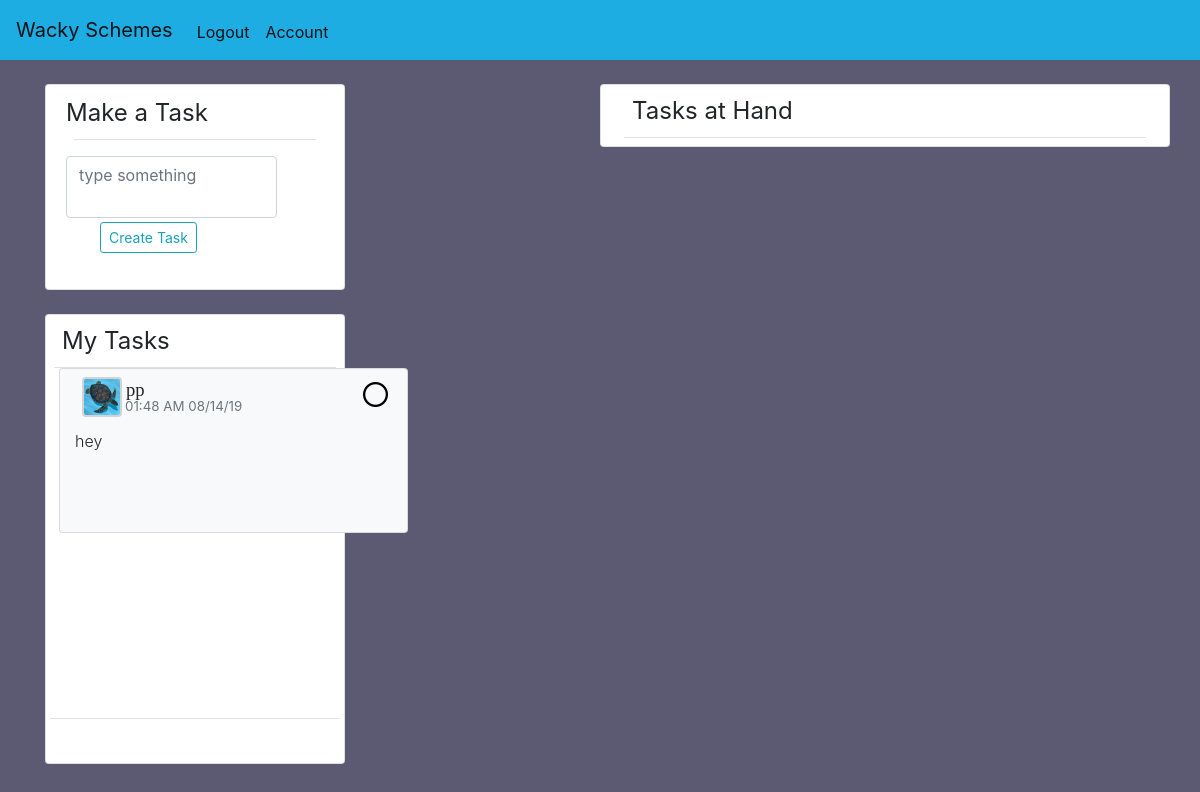
/ (signed in), run on an earlier commit of the app's database.
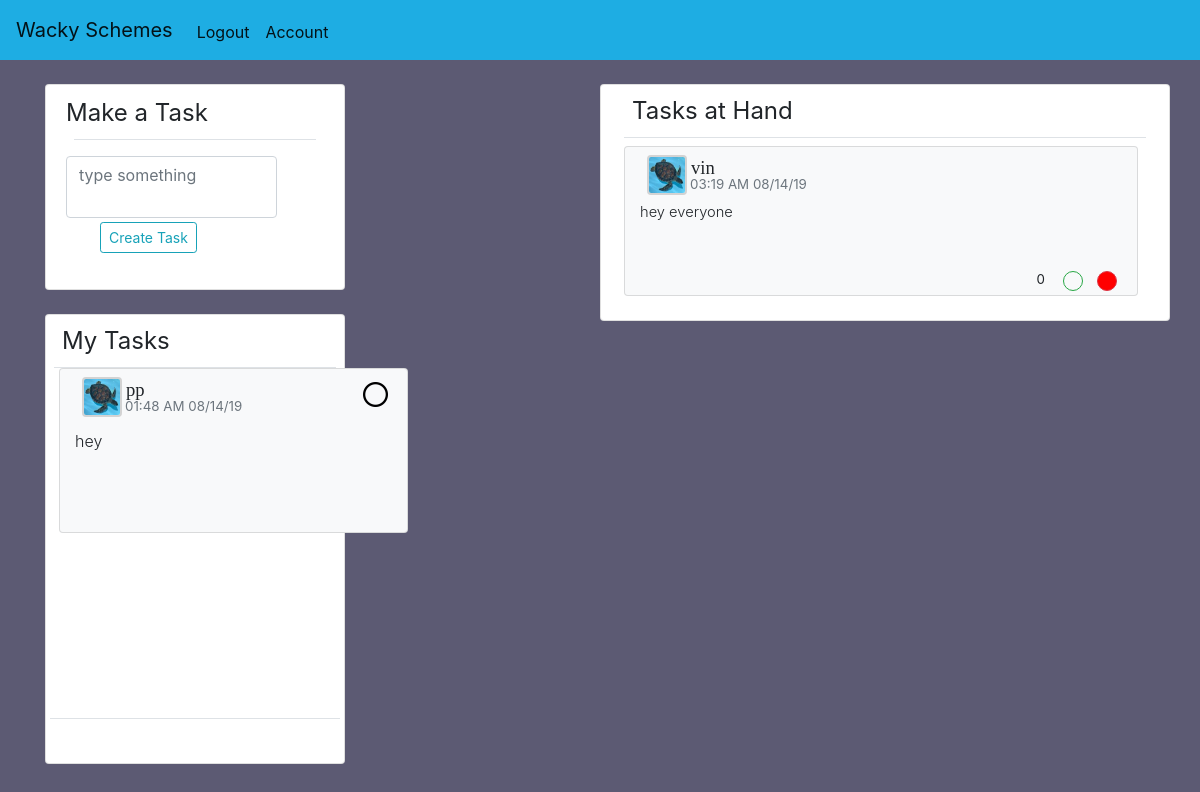
And on a later commit of the database.
### mainapp/models.py (models this page shows, shortened)
class Post(db.Model):
    id = db.Column(db.Integer, primary_key=True)
    title = db.Column(db.String(100), nullable=False)
    content = db.Column(db.String(500), nullable=False)
    user_id = db.Column(db.Integer, db.ForeignKey('user.id'), nullable=False)
    date_posted = db.Column(db.DateTime, nullable=False, default=datetime.utcnow)
    comments = db.relationship('Comment', backref='comments', lazy=True)
    likes = db.Column(db.Integer, nullable=False, default=0)

class User(db.Model, UserMixin):
    id = db.Column(db.Integer, primary_key=True)
    username = db.Column(db.String(20), unique=True, nullable=False )
    email = db.Column(db.String(120), unique=True, nullable=False)
    password = db.Column(db.String(60), nullable=False)
    image_file = db.Column(db.String(20), nullable=False, default='dflt.jpg')
    posts = db.relationship('Post', backref='author', lazy=True)
    likes = db.relationship('Likes', backref='liker', lazy=True)
    comments = db.relationship('Comment', backref='commentor', lazy=True)

### mainapp/routes.py (the view, shortened to what this page needs)
@app.route('/', methods=['GET', 'POST'])
@login_required
def home():
    title = 'Hello'
    localtimes = []
    mytasklocaltimes = []
    if current_user.is_authenticated:
        title = 'Wacky Schemes'
        tasks=Post.query.filter(Post.user_id != current_user.id).all()
        mytasks = Post.query.filter_by(user_id=current_user.id).all()
    else:
        tasks = []
        mytasks=[]
    if tasks:
        for task in tasks:
            localtimes.append(datetime_from_utc_to_local(task.date_posted))
    if mytasks:
        for task in mytasks:
            mytasklocaltimes.append(datetime_from_utc_to_local(task.date_posted))
    comment = CommentForm()
    form = CreateTask()
    likes = {}
    if tasks:
        for task in tasks:
            print(current_user.id)
            likes.update({task.id : Likes.query.filter(Likes.user_id==current_user.id).filter(Likes.post_id==task.id).first()})
    return render_template('home.html', title=title, likes=likes, account=current_user, tasks=tasks, mytasklocaltimes=mytasklocaltimes, mytasks=mytasks, form=form,comment=comment, localtimes=localtimes)

### mainapp/forms.py
class CommentForm(FlaskForm):
    content = StringField('Content', validators=[])
    submit = SubmitField('Post Comment')

class CreateTask(FlaskForm):
    title = TextAreaField('Title', validators=[DataRequired(), Length(max=100)])
    content = StringField('Content', validators=[])
    submit = SubmitField('Create Task')

### mainapp/models.py (called while the page is built)
@login_manager.user_loader
def load_user(user_id):
    return User.query.get(int(user_id))

### mainapp/routes.py (called while the page is built)
def datetime_from_utc_to_local(utc_datetime):
    now_timestamp = time.time()
    offset = datetime.fromtimestamp(now_timestamp) - datetime.utcfromtimestamp(now_timestamp)
    return utc_datetime + offset

### mainapp/templates/home.html (shortened to what this page needs)
{%extends 'layout.html'%}
{%block content%}
<div class="row">
    <div class="col-sm-1"></div>
  <div class="col-6 col-sm-3 position-fixed" style="z-index:99;">
    <div class="card card-body " style="margin-right:-30px;">
      <legend style="margin-top:-10px;">Make a Task</legend>
      <span class="border-bottom ml-2 mr-2 mb-3"></span>
    <div class="row">
    <ul style="list-style-type:none; display:flex; flex-direction: row;">
    <form class="" action="" method="post">
      <div class="row">
      <li class="font-weight-normal">
            {%if form.title.errors%}
            {{form.title(maxlength="100", id="titlearea",class="form-control form-control is-invalid", placeholder="type something")}}
            <div class="invalid-feedback">
              {%for error in form.title.errors%}
                <span>{{error}}</span>
              {%endfor%}
            {%else%}
          {{form.title(maxlength="100", id="titlearea", class="form-control", placeholder="type something", style="resize:none; margin-left:-20px;background: inherit;")}}
          {%endif%}
        </li>
      <li class="ml-4 mt-1">
        {{form.submit(class="btn btn-sm btn-outline-info")}}
      </li>
    </div>
    </form>
    </ul>
    </div>
  </div>
  <div class="card mt-4" style="height:450px; margin-right:-30px;">
    <legend class="ml-3 mt-2">
      <a style="text-decoration:none; color:inherit" href="{{url_for('account', account_id=current_user.id)}}">
       My Tasks
     </a>
     </legend>
    <div class="mr-4" style="margin-left:-75px; margin-right:20px;">
      <ul id="accountposts"  style="list-style-type:none; width:450px;height:350px;overflow-x:hidden;">
    {% if current_user.is_authenticated %}
    {%for task in mytasks | reverse %}
    {% if task.content != 'Completed' %}
    {% include 'mainpageaccountpost.html' %}
    {% endif %}
    {%endfor%}
    {% endif %}
  </ul>
  </div>
    <span class="border-bottom ml-1 mr-1" style="margin-top:-16px;"></span>
  </div>
</div>
  <div class="col-sm-5"></div>
  <div class="col-6 col-sm-6 card">
    <legend class="ml-3 mt-2">Tasks at Hand</legend>
    <span class="border-bottom ml-2 mb-2 mr-2"></span>
    <div class="mr-4" style="margin-left:-25;">
  {%for task in tasks | reverse %}
  {% if task.content != 'Completed' %}
  {% include 'singlepost.html' %}
  {% endif %}
  {%endfor%}
</div>
</div>
</div>
{%endblock content%}

### mainapp/templates/mainpageaccountpost.html (shortened to what this page needs)
<li class="leftlist">
<div class="card ml-5 bg-light mb-4" id='tasksection{{task.id}}'style="width:85%; height:165px">
  <div class="hoohaw card-body" style="margin-left: -30px; margin-top:-7px;">
    <div class="float-right mr-4 mt-1">
    <span class=""style="position:absolute; ">
      <form class="" action="index.html" method="post">
      {% if account.id == current_user.id %}
      {% if task.content != "Completed" %}
    <a href="#" class='updatebutton ' id='button{{task.id}}' style="background: transparent;
  border: none !important; margin-top:-20px;"  task_id='{{task.id}}' name="button">
      <img style="width:25px; margin-top:-10px;" id='buttonimg{{task.id}}' src="{{url_for('static', filename='assets/check.png')}}">
    </a>
      {% else %}
      <a href="#" class='updatebutton ' id='button{{task.id}}' style="background: transparent;
    border: none !important; margin-top:-20px;"  task_id='{{task.id}}' name="button">
        <img style="width:25px; margin-top:-10px;" id='buttonimg{{task.id}}' src="{{url_for('static', filename='assets/x.png')}}">
      </a>
      {% endif %}
      {% endif %}
      </form>
    </span>
  </div>
    <div class="row ml-2" style="margin-top: -5px;">
      <img src="{{url_for('static', filename='pfps/'+task.author.image_file)}}" class="ml-4" style="border: 2px solid lightgrey; border-radius:10%; width:40px; height: 40px;" alt="">
      <h5 class="ml-1"><a style="font-size: 14pt;color:inherit; text-decoration:none; font-family: Calibri;"href="{{url_for('account', account_id=task.author.id)}}">{{task.author.username}}</a></h5>
      </div>
      <p class="text-muted float-left" style="font-size:10pt; margin-top:-20px; margin-left:75px; ">{{mytasklocaltimes[mytasks.index(task)].strftime('%I:%M %p %x')}}</p>
    <div class="row float-right ">
    </div>
    <div class="row float-left">
    <ul class=""style="margin-left:-10px; list-style-type:none; display:flex; flex-direction: row;">
      <li style="height:30px; width:330px;"class="font-weight-light">
        <p style="line-height:100%;" class="mr-2">
        <a href="{{url_for('post', post_id=task.id)}}" style="font-size:12pt; color:inherit; text-decoration:none;">
          {{task.title}}
        </a>
      </p>
      </li>
    </ul>
  </div>
  </div>
</div>
</li>

### mainapp/templates/singlepost.html (shortened to what this page needs)
<div class="card ml-2 bg-light mb-4" id='tasksection{{task.id}}'style="width:100%; height:150px">
  <div class="card-body" style="margin-left: -30px; margin-top:-7px;">
    <div class="row ml-2" style="margin-top: -5px;">
      <img src="{{url_for('static', filename='pfps/'+task.author.image_file)}}" class="ml-4" style="border: 2px solid lightgrey; border-radius:10%; width:40px; height: 40px;" alt="">
      <h5 class="ml-1">
        <a style="font-size: 14pt;color:inherit; text-decoration:none; font-family: Calibri;"href="{{url_for('account', account_id=task.author.id)}}">{{task.author.username}}
        </a>
      </h5>
        </div>
        <p class="text-muted float-left" style="font-size:10pt; margin-top:-20px; margin-left:75px; ">{{localtimes[tasks.index(task)].strftime('%I:%M %p %x')}}</p>
    <div class="row float-left" style="margin-top:-10px;">
      <ul class=""style="margin-left:-10px; list-style-type:none; display:flex; flex-direction: row;">
        <li style="height:30px; width:440px;"class="font-weight-normal">
          <p style="font-size:11pt;" class="font-weight-light">
          <a href="{{url_for('post', post_id=task.id)}}" style="color:inherit; text-decoration:none;">
            {{task.title}}
          </a>
          </p>
        </li>
    </ul>
    <ul style="position:absolute; right:20px; top:120px; list-style-type:none; display: flex; flex-direction:row">
      <li>
        <li>
        <p class="mr-2" id="like{{task.id}}" style="margin-top:3px; font-size:10pt;">{{task.likes}}</p>
      </li>
      {%if likes[task.id].value == 1 %}
      <li>
        <a href="#" class="mr-1 btn btn-outline-success btn-sm upvotebutton" value="1" id="upvote{{task.id}}" task_id="{{task.id}}" style="background-color:green; height:20px; width:20px; border-radius:50%; text-decoration:none; color:green;" ></a>
      </li>
      <li>
        <a href="#" class="downvotebutton btn btn-sm btn-outline-danger" value="0" id="downvote{{task.id}}" task_id="{{task.id}}" style="height:20px; width:20px; border-radius:50%; text-decoration: none; color: red" ></a>
      </li>
      {% elif likes[task.id].value == -1 %}
      <li>
        <a href="#" class="mr-1 btn btn-outline-success btn-sm upvotebutton" value="0" id="upvote{{task.id}}" task_id="{{task.id}}" style="height:20px; width:20px; border-radius:50%; text-decoration:none; color:green;" ></a>
      </li>
      <li>
        <a href="#" class="downvotebutton btn btn-sm btn-outline-danger" value="-1" id="downvote{{task.id}}" task_id="{{task.id}}" style="background-color: red; height:20px; width:20px; border-radius:50%; text-decoration: none; color: red" ></a>
      </li>
      {% endif %}
    </ul>
  </div>
  </div>
</div>

What changed in the data, as far as the page shows it:
added Post: image_file (picture), author.username "vin", localtimes "03:19 AM 08/14/19", title "hey everyone", likes "0", shown under "Tasks at Hand"
